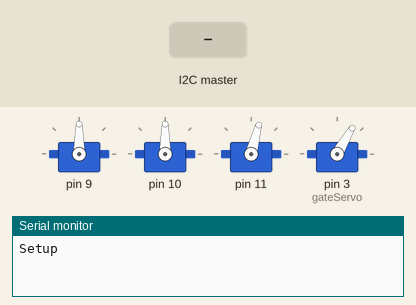
A sketch run on a simulated Arduino Nano, built with avr-gcc and run on an emulated ATmega328P. Shown: 4 × servo, the last lines printed to the serial monitor. The inputs (shaded band) are chosen by the test bench.

Above: at 3.2 s.
3.3 s: the I2C master sends the byte 1
At 3.6 s:
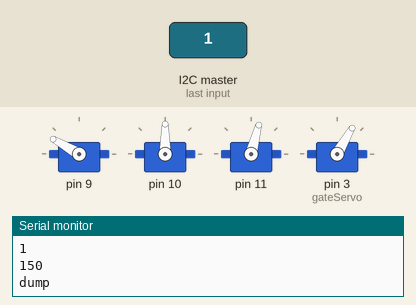
4.8 s: the I2C master sends the byte 90
At 6.0 s:
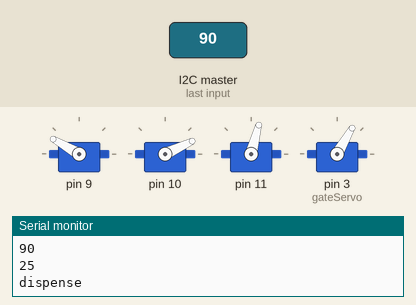
6.3 s: the I2C master sends the byte 200
At 7.1 s:
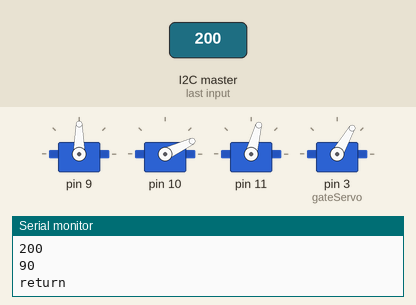
7.8 s: the I2C master sends the byte 0
At 8.2 s:
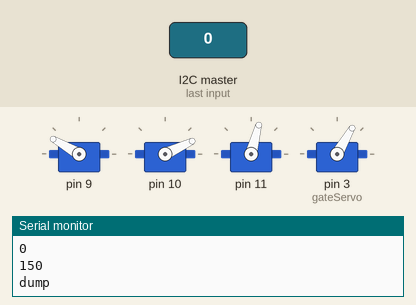
Timing chart, 0 to 10.3 s (numbered marks = the images above; inputs shaded):
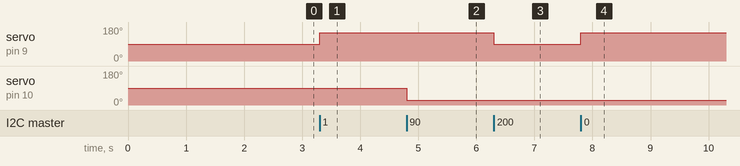

The sketch:

main.ino
```cpp
// Arduino Nano Co-processor Code
// Controls all machine microservos
// Takes commands through I2C connection to PIC

#include <Wire.h>
#include <Servo.h>

int i, j;

int gatePosition = 0;

Servo dispenserServo[3]; // 0 -> round, 1 -> flat, 2 -> long
Servo gateServo;

int box_position[3] = {20, 25, 0};
int mid_position[3] = {90, 90, 75};
int dump_position[3] = {150, 180, 140};

void setup() {

  Serial.begin(9600);
  Serial.println("Setup");

  Wire.begin(8);
  Wire.onReceive(receiveEvent);

  dispenserServo[0].attach(9);
  dispenserServo[1].attach(10);
  dispenserServo[2].attach(11);

  gateServo.attach(3);
  gateServo.write(60);
  delay(500);

  dispenserServo[0].write(mid_position[0]);
  delay(500);

  dispenserServo[1].write(mid_position[1]);
  delay(500);

  dispenserServo[2].write(mid_position[2]);
  delay(500);
}

void loop() {

}

void receiveEvent(void) {
  uint8_t x = Wire.read();
  Serial.println(x);

  int action = (x & B11000000) >> 6;
  int servoNum = (x & B00110000) >> 4;
  int number = (x & B00001100) >> 2;

  switch (action) {
    case 0:
      dump(servoNum);
      Serial.println("dump\n");
      break;
    case 1:
      dispense(servoNum);
      Serial.println("dispense\n");
      break;
    case 2:
      flipGate();
      break;
    case 3:
      ret(servoNum);
      Serial.println("return\n");
      break;
  }
}

void dispense (int dispenser) {
    dispenserServo[dispenser].write(box_position[dispenser]);
    Serial.println(box_position[dispenser]);
}

void ret (int dispenser) {
  dispenserServo[dispenser].write(mid_position[dispenser]);
  Serial.println(mid_position[dispenser]);
}

void dump (int dispenser) {
    dispenserServo[dispenser].write(dump_position[dispenser]);
    Serial.println(dump_position[dispenser]);
}

void flipGate() {
  if (gatePosition == 0) {
    gateServo.write(120);
    gatePosition = 1;
    Serial.println("Gate 0");

    delay(1000);
  }
  else {
    gateServo.write(60);
    gatePosition = 0;
    Serial.println("Gate 1");

    delay(1000);
  }
}
```

Measured:
- after the input at 3.3 s, servo on pin 9: 90° → 150° at once
- after the input at 4.8 s, servo on pin 10: 90° → 25° at once
- after the input at 6.3 s, servo on pin 9: 150° → 90° at once
- after the input at 7.8 s, servo on pin 9: 90° → 150° at once
